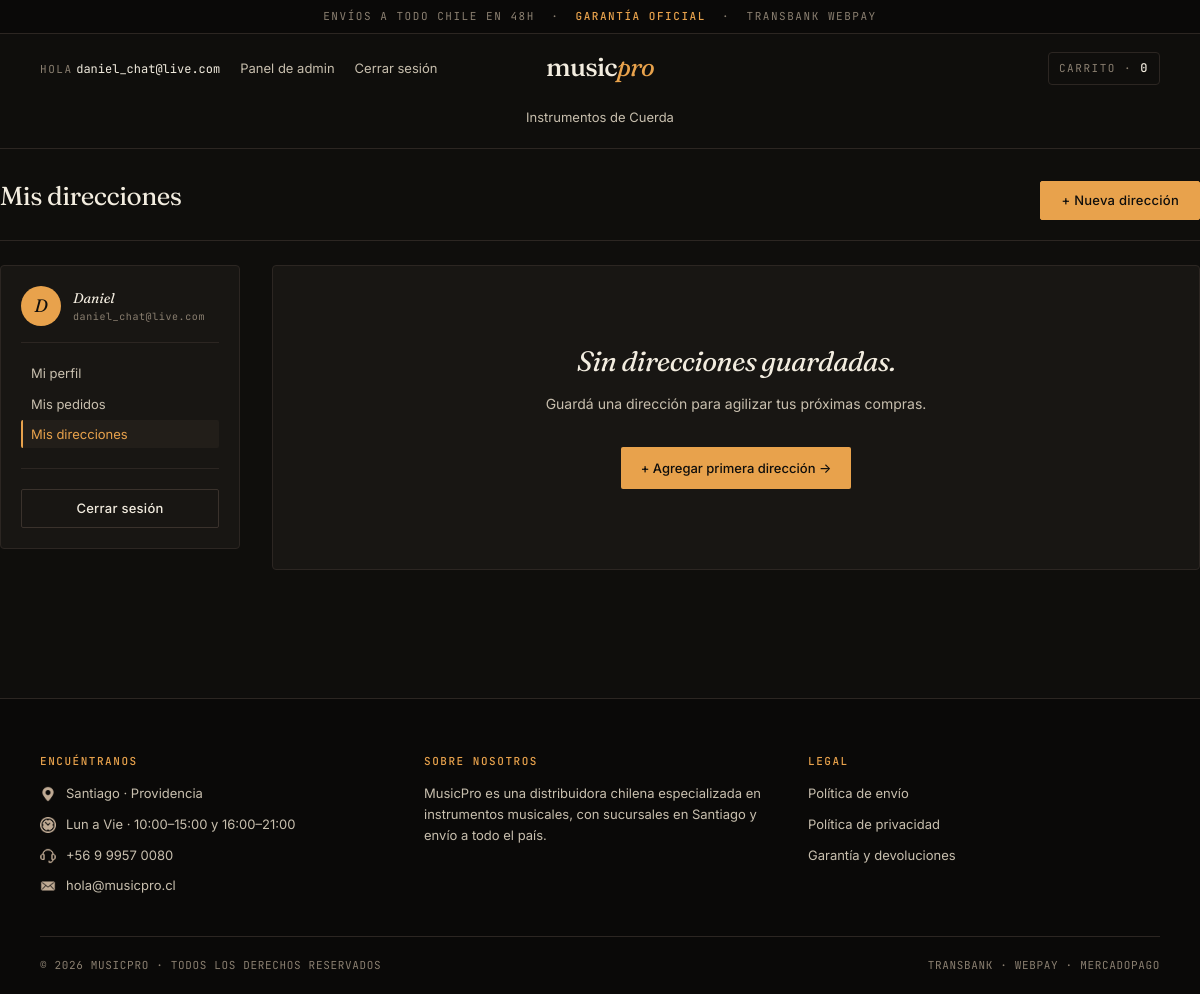
The page /Perfil/ubicaciones (signed in) on the database as committed earlier.
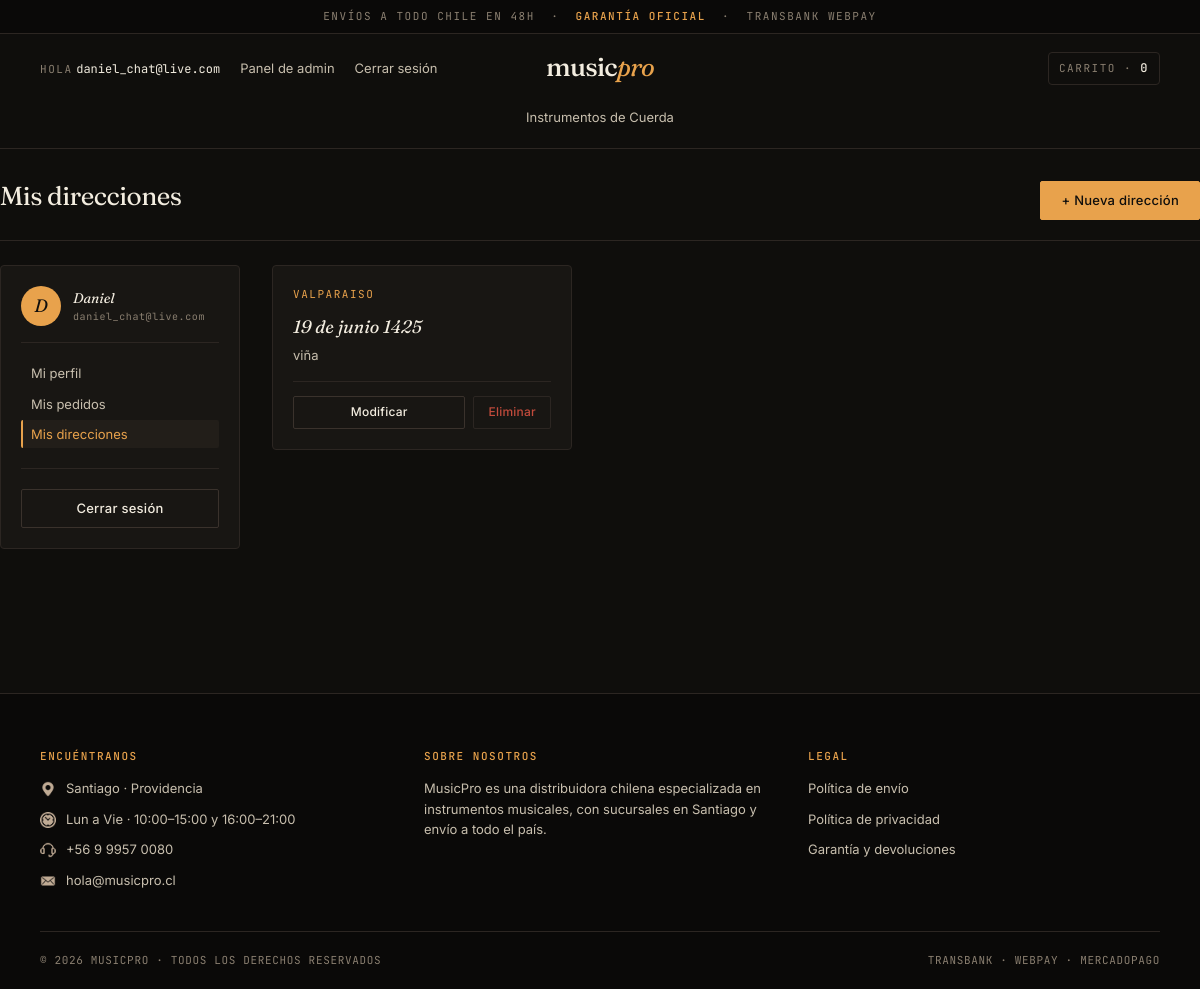
The same page on the database as committed later.
### app/models.py (models this page shows, shortened)
class Categoria(models.Model):
    nombreCategoria = models.CharField(max_length=50,primary_key=True, verbose_name='nombre de la categoria', unique=True)
    descripcion = models.CharField(max_length=255, blank = True)
    slug = AutoSlugField(populate_from='nombreCategoria',null=True)
    class Meta:
        verbose_name = 'category'
        verbose_name_plural = 'categories'

class UserUbicacion(models.Model):
    user = models.ForeignKey(User, on_delete=models.CASCADE)
    ubicacion = models.CharField(max_length=100)
    numero = models.IntegerField()
    comuna = models.ForeignKey(Comuna,on_delete=models.CASCADE)
    region= models.ForeignKey(Region,on_delete=models.CASCADE)

class Region(models.Model):
    nombre = models.CharField(primary_key=True, max_length=80)
    def __str__(self):
        return self.nombre

class Comuna(models.Model):
    nombre  = models.CharField(primary_key=True,max_length=80)
    region= models.ForeignKey(Region,on_delete=models.CASCADE)
    def __str__(self) -> str:
        return self.nombre

### app/views.py (the view)
# urls.py: path('Perfil/ubicaciones',viewUbis, name="viewUbis"),
def viewUbis(request):
    current_user = request.user
    ubicacion = UserUbicacion.objects.filter(user = current_user)
    context = {
        'ubicaciones': ubicacion
    }
    print(ubicacion)
    return render(request,'app/tienda/Perfil/ubicaciones.html', context)

### app/context_processors.py (called while the page is built)
def categorias(request):
    categorias = Categoria.objects.all()
    return {'categorias': categorias}

### carts/context_processors.py (called while the page is built)
def counter(request):
    cart_count = 0
    try:
        cart = Cart.objects.filter(cart_id=_cart_id(request))
        cart_items = CartItem.objects.all().filter(cart=cart[:1])
        for cart_item in cart_items:
            cart_count += cart_item.quantity
    except Cart.DoesNotExist:
        cart_count = 0
    return dict(cart_count=cart_count)

### carts/views.py (called while the page is built)
def _cart_id(request):
    cart = request.session.session_key
    if not cart:
        cart= request.session.create()
    return cart

### app/templates/app/tienda/Perfil/ubicaciones.html
{% extends 'app/base.html' %}
{% load static %}
{% block contenido %}
<section class="section-content container">
    <header class="section-head" style="padding-top: 0;">
        <h2>Mis direcciones</h2>
        <a href="{% url 'newUbi' %}" class="btn btn-primary">+ Nueva dirección</a>
    </header>
    <div class="store-layout">
        {% include 'app/tienda/Perfil/_sidebar.html' with active='ubis' %}
        <main>
            {% if ubicaciones %}
                <div style="display: grid; grid-template-columns: repeat(auto-fill, minmax(280px, 1fr)); gap: 14px;">
                    {% for i in ubicaciones %}
                    <div class="cart-card" style="padding: 20px;">
                        <div class="eyebrow" style="margin-bottom: 10px;">{{ i.region }}</div>
                        <div style="font-family: var(--font-display); font-style: italic; font-size: 18px; color: var(--paper); margin-bottom: 4px;">{{ i.ubicacion }} {{ i.numero|stringformat:'d' }}</div>
                        <div style="color: var(--paper-dim); font-size: 13px; margin-bottom: 16px;">{{ i.comuna }}</div>
                        <div style="display: flex; gap: 8px; padding-top: 14px; border-top: 1px solid var(--line);">
                            <a href="{% url 'modUbi' i.ubicacion %}" class="btn btn-ghost" style="flex: 1; padding: 8px 12px; font-size: 12px;">Modificar</a>
                            <a href="{% url 'deleteUbi' i.ubicacion %}" class="btn btn-danger">Eliminar</a>
                        </div>
                    </div>
                    {% endfor %}
                </div>
            {% else %}
                <div class="cart-empty">
                    <h2>Sin direcciones guardadas.</h2>
                    <p style="color: var(--paper-dim); font-size: 14px; margin-bottom: 24px;">Guardá una dirección para agilizar tus próximas compras.</p>
                    <a href="{% url 'newUbi' %}">+ Agregar primera dirección →</a>
                </div>
            {% endif %}
        </main>
    </div>
</section>
{% endblock %}

### app/templates/app/base.html (shortened to what this page needs)
{% load static %}
<!DOCTYPE html>
<html lang="es">
<head>
    <link rel="stylesheet" href="{% static 'css/estilos.css' %}">
</head>
<body>
    <header>
        <div class="contenedor-anuncio">
            Envíos a todo Chile en 48h &nbsp;·&nbsp; <b>Garantía oficial</b> &nbsp;·&nbsp; Transbank Webpay
        </div>
        <div class="nav-bar">
            <ul class="sesion">
                {% if user.is_authenticated %}
                    <li><span class="eyebrow eyebrow-muted">Hola</span> <a href="{% url 'viewPerfil' %}" class="user-mail">{{ user.email }}</a></li>
                    {% if user.is_staff %}
                        <li><a href="{% url 'adminView' %}">Panel de admin</a></li>
                    {% endif %}
                    <li><a href="{% url 'logout' %}">Cerrar sesión</a></li>
                {% else %}
                    <li><a href="{% url 'loginCli' %}">Iniciar sesión</a></li>
                    <li><a href="{% url 'RegistroCli' %}">Crear cuenta</a></li>
                {% endif %}
            </ul>
            <div class="contenedor-logo">
                <a href="{% url 'home' %}" class="brand-word">music<em>pro</em></a>
            </div>
            <div class="cart-wrap">
                <div id="cart" class="cart-icon">
                    <a href="{% url 'cart' %}" style="display:inline-flex;align-items:center;gap:8px;color:inherit;">
                        Carrito · <span id="cart-quantity">{{ cart_count }}</span>
                    </a>
                </div>
            </div>
        </div>
        <nav class="cat-nav" aria-label="Categorías">
            {% for ve in categorias %}
                <a href="{% url 'store' ve.slug %}">{{ ve.nombreCategoria }}</a>
            {% endfor %}
        </nav>
    </header>
    <main class="contenido">
        {% block contenido %}{% endblock %}
    </main>
    <footer>
        <div class="container">
            <div class="row">
                <div class="footer-col">
                    <h3>Encuéntranos</h3>
                    <ul>
                        <li><img src="{% static 'img/icons/ubicacion.png' %}" alt=""> Santiago · Providencia</li>
                        <li><img src="{% static 'img/icons/horario.png' %}" alt=""> Lun a Vie · 10:00–15:00 y 16:00–21:00</li>
                        <li><img src="{% static 'img/icons/atencion.png' %}" alt=""> +56 9 9957 0080</li>
                        <li><img src="{% static 'img/icons/correo.png' %}" alt=""> <a href="mailto:hola@musicpro.cl">hola@musicpro.cl</a></li>
                    </ul>
                </div>
                <div class="footer-col">
                    <h3>Sobre nosotros</h3>
                    <ul>
                        <li>MusicPro es una distribuidora chilena especializada en instrumentos musicales, con sucursales en Santiago y envío a todo el país.</li>
                    </ul>
                </div>
                <div class="footer-col">
                    <h3>Legal</h3>
                    <ul>
                        <li><a href="#">Política de envío</a></li>
                        <li><a href="#">Política de privacidad</a></li>
                        <li><a href="#">Garantía y devoluciones</a></li>
                    </ul>
                </div>
            </div>
            <div class="footer2">
                <div>© 2026 MusicPro · Todos los derechos reservados</div>
                <div>Transbank · Webpay · MercadoPago</div>
            </div>
        </div>
    </footer>
</body>
</html>

Rows that differ between the two databases and show on the page:
added UserUbicacion: region "VALPARAISO", ubicacion "19 de junio", numero "1425", comuna "viña"
Other text that changed with them:
text no longer shown: "Sin direcciones guardadas. Guardá una dirección para agilizar tus próximas compras. + Agregar primera dirección →"
